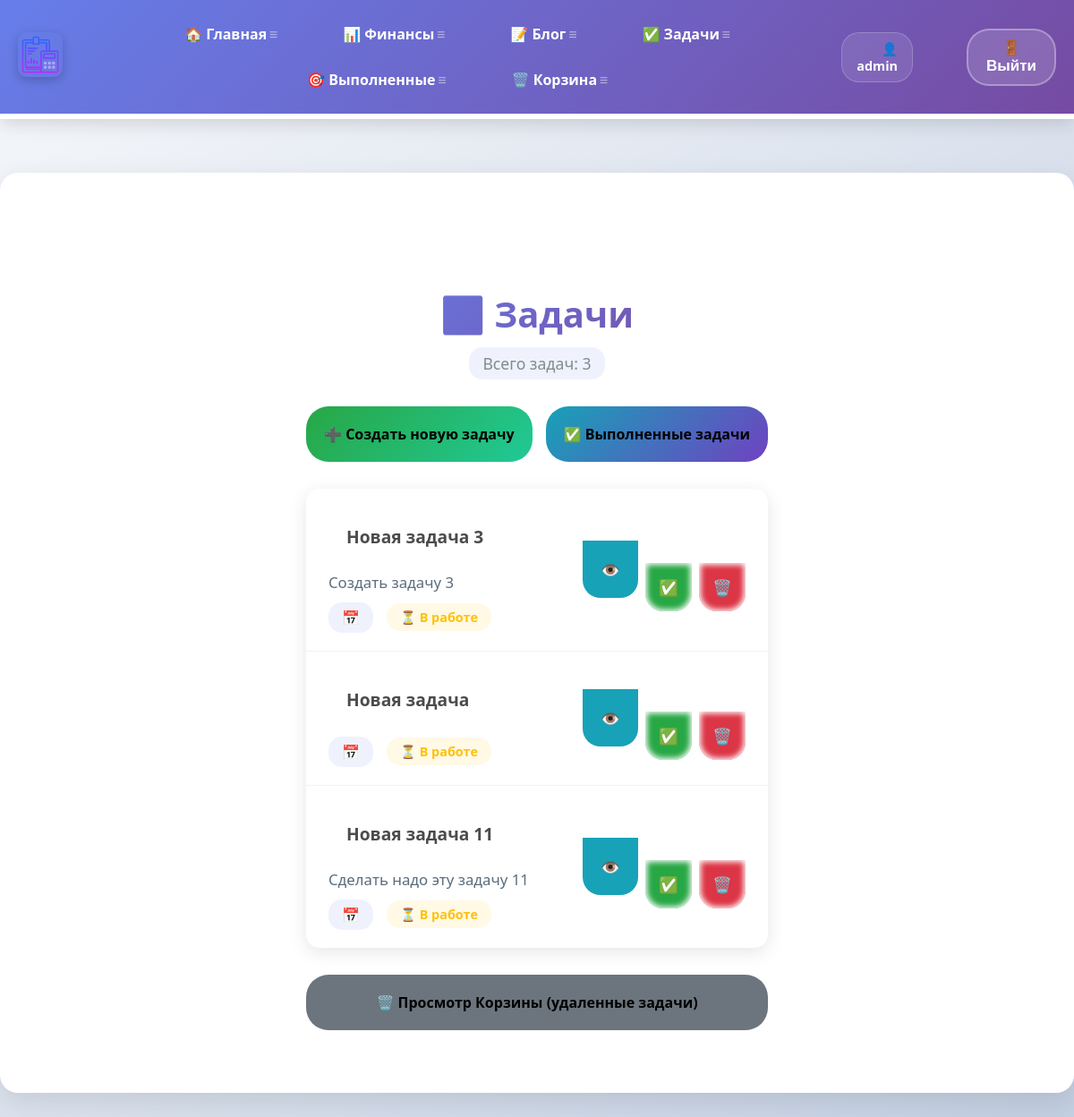
The page /todo/ (signed in) on the database its author committed.
### todo/models.py (models this page shows, shortened)
class Todo(models.Model):
    title = models.CharField(max_length=100)
    memo = models.TextField(blank=True)
    created = models.DateTimeField(auto_now_add=True)
    date_completed = models.DateTimeField(blank=True, null=True)
    important = models.BooleanField(default=False)
    user = models.ForeignKey(User, on_delete=models.CASCADE, blank=True, null=True)
    is_deleted = models.BooleanField(default=False)

### todo/views.py (the view)
# urls.py: path('', views.current_todos, name="todos"),
@login_required
def current_todos(request):
    todos = Todo.objects.filter(user=request.user, date_completed__isnull=True, is_deleted=False)
    return render(request, 'todo/currenttodos.html', {'todos': todos})

### todo/templates/todo/currenttodos.html (shortened to what this page needs)
{% extends 'skills/base.html' %}
{% load static %}
{% block content %}
<div class="todos-container">
    <div class="todos-header">
        <h1 class="todos-title">✅ Задачи</h1>
        <div class="todos-count">Всего задач: {{ todos.count }}</div>
    </div>
    <div class="todos-actions">
        <a href="{% url 'createtodo' %}" class="action-btn create-btn">
            ➕ Создать новую задачу
        </a>
        <a href="{% url 'completedtodos' %}" class="action-btn completed-btn">
            ✅ Выполненные задачи
        </a>
    </div>
    <div class="todos-list">
        {% for todo in todos %}
        <div class="todo-row {% if todo.important %}todo-important{% endif %} {% if todo.completed %}todo-completed{% endif %}">
            <div class="todo-info">
                <div class="todo-main">
                    <h3 class="todo-title">
                        <a href="{% url 'viewtodo' todo.id %}" class="todo-link">
                            {% if todo.important %}⭐ {% endif %}{{ todo.title }}
                        </a>
                    </h3>
                    {% if todo.memo %}
                    <p class="todo-memo">{{ todo.memo|striptags|truncatechars:200 }}</p>
                    {% endif %}
                </div>
                <div class="todo-meta">
                    <span class="todo-date">📅 {{ todo.date|date:'d.m.Y' }}</span>
                    {% if todo.completed %}
                    <span class="todo-status completed">✅ Выполнено</span>
                    {% else %}
                    <span class="todo-status pending">⏳ В работе</span>
                    {% endif %}
                </div>
            </div>
            <div class="todo-actions">
                <a href="{% url 'viewtodo' todo.id %}" class="btn view-btn" title="Просмотр">
                    👁️
                </a>
                {% if not todo.completed %}
                <form action="{% url 'completetodo' todo.id %}" method="POST" class="todo-form">
                    <button type="submit" class="btn complete-btn" title="Завершить задачу">
                        ✅
                    </button>
                </form>
                {% endif %}
                <form action="{% url 'deletetodo' todo.id %}" method="POST" class="todo-form">
                    <button type="submit" class="btn delete-btn" title="Удалить в корзину">
                        🗑️
                    </button>
                </form>
            </div>
        </div>
        {% endfor %}
    </div>
    <div class="trash-section">
        <a href="{% url 'trashbin' %}" class="trash-btn">
            🗑️ Просмотр Корзины (удаленные задачи)
        </a>
    </div>
</div>
{% endblock %}

### skills/templates/skills/base.html (shortened to what this page needs)
<!DOCTYPE html>
{% load static %}
<html lang="ru">
<head>
    <link rel="stylesheet" href="{% static 'css/style3.css' %}">
    </head>
<body>
<div class="menu">
    <div class="wrap">
        <div class="menu_header">
            {% if user.is_authenticated %}
            <div class="logo">
                <a href="{% url 'index' %}">
                    <img src="{% static 'skills/logo.png' %}" alt="Логотип" class="image">
                </a>
            </div>
            <ul class="menu_total" id="mainMenu">
                <li><a href="{% url 'index' %}">🏠 Главная</a></li>
                <li><a href="{% url 'financial_analysis_page' %}">📊 Финансы</a></li>
                <li><a href="{% url 'blogs' %}">📝 Блог</a></li>
                <li><a href="{% url 'currenttodos' %}">✅ Задачи</a></li>
                <li><a href="{% url 'completedtodos' %}">🎯 Выполненные</a></li>
                <li><a href="{% url 'trashbin' %}">🗑️ Корзина</a></li>
            </ul>
            <ul class="menu_second">
                <li class="logo2">👤 {{ user.username }}</li>
                <li>
                    <form action="{% url 'logoutuser' %}" method="post">
                        <button class="top">🚪 Выйти</button>
                    </form>
                </li>
            </ul>
            {% endif %}
        </div>
    </div>
</div>
<div class="content">
    <div class="wrap">
        {% block content %}
        {% endblock %}
    </div>
</div>
</body>
</html>

### rows shown on the page
Todo: title "Новая задача 3", memo "Создать задачу 3"
Todo: title "Новая задача"
Todo: title "Новая задача 11", memo "Сделать надо эту задачу 11"

### other values the page prints
{{ user.username }} "admin"
{{ todos.count }} "3"
